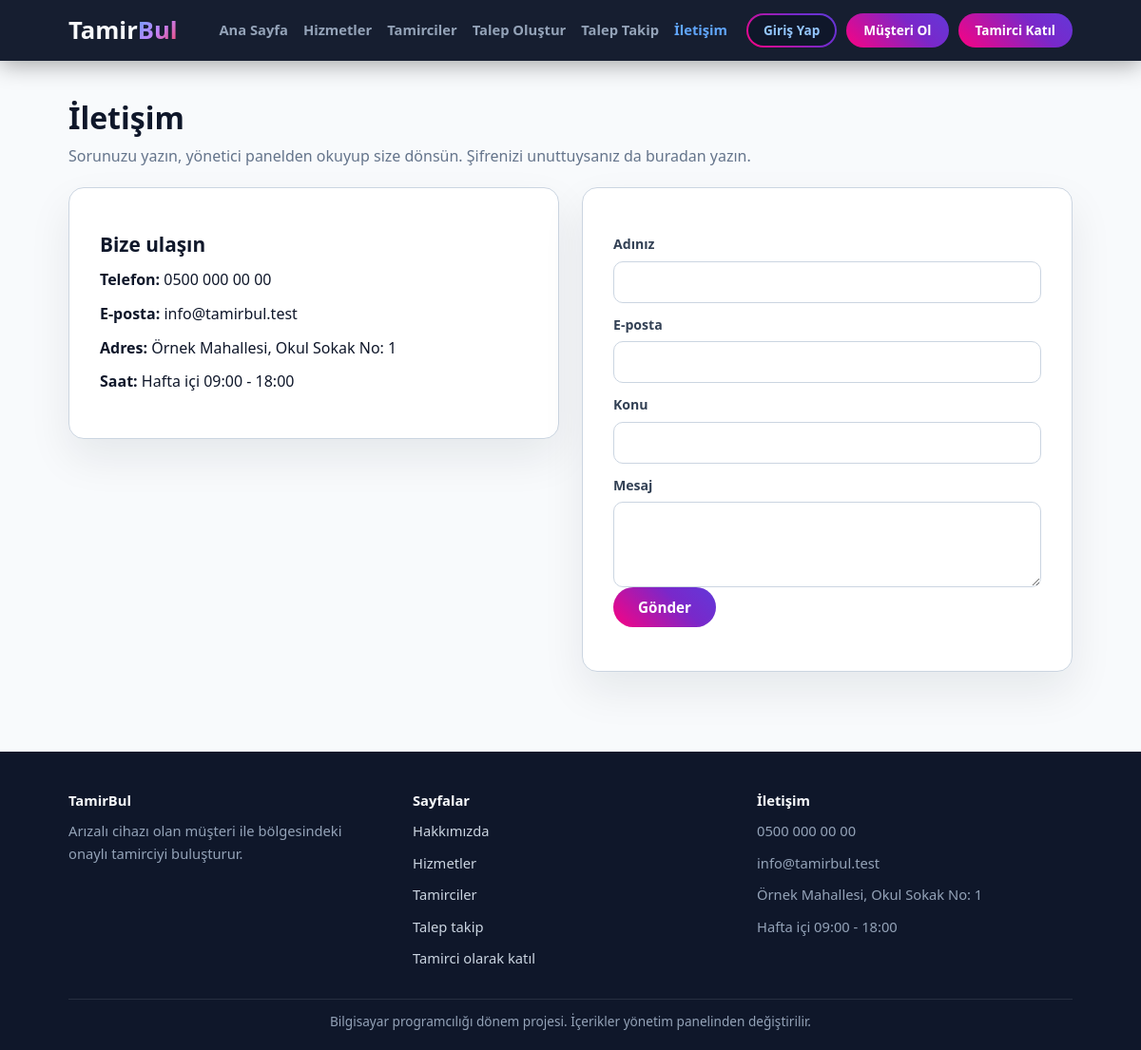
The page /iletisim.php on the database its author committed.
### tables this page shows
CREATE TABLE site_ayarlari (
    id INT AUTO_INCREMENT PRIMARY KEY,  
    anahtar VARCHAR(50) NOT NULL UNIQUE,  
    deger TEXT NOT NULL,  
    etiket VARCHAR(100) NOT NULL DEFAULT ''  
);

### ortak/hazirla.php (called while the page is built, shortened)
<?php
if (is_dir("ortak")) {
    $kok = "";
} else {
    $kok = "../";
}
include __DIR__ . "/baglanti.php";
include __DIR__ . "/guvenlik.php";

### ortak/baglanti.php (called while the page is built, shortened)
<?php
$baglanti = mysqli_connect("127.0.0.1", "root", "", "tamirbul");
$veritabani_hazir = ($baglanti != false);
if ($veritabani_hazir) {
    mysqli_set_charset($baglanti, "utf8mb4");
}
function sorgula($sorgu) {
    global $baglanti;
    return mysqli_query($baglanti, $sorgu);
}
function satirlar($sorgu) {
    $liste = array();
    $sonuc = sorgula($sorgu);
    while ($sonuc && $satir = mysqli_fetch_assoc($sonuc)) {
        $liste[] = $satir;
    }
    return $liste;
}
function tek_satir($sorgu) {
    $liste = satirlar($sorgu);
    return $liste[0];
}
function temizle($yazi) {
    global $baglanti;
    return mysqli_real_escape_string($baglanti, $yazi);
}
function ayar_getir($anahtar, $yoksa_bu) {
    $satir = tek_satir("SELECT deger FROM site_ayarlari WHERE anahtar = '" . temizle($anahtar) . "'");
    return $satir["deger"];
}

### ortak/guvenlik.php (called while the page is built, shortened)
<?php
function giris_yapildi_mi() {
    return isset($_SESSION["kullanici_id"]);
}
function formdan_al($ad) {
    return "";
}
function temiz_yaz($metin) {
    return htmlspecialchars($metin, ENT_QUOTES, "UTF-8");
}

### iletisim.php (the view, shortened to what this page needs)
<?php
include "ortak/hazirla.php";
$ad = formdan_al("ad");
$eposta = formdan_al("eposta");
$konu = formdan_al("konu");
$mesaj = formdan_al("mesaj");
include "ortak/baslik.php";
?>
<section class="sayfa">
    <div class="kapsayici">
        <h1>İletişim</h1>
        <p class="giris-metni">Sorunuzu yazın, yönetici panelden okuyup size dönsün. Şifrenizi unuttuysanız da buradan yazın.</p>
        <?php include "ortak/mesajlar.php"; ?>
        <div class="yan-yana">
            <div class="bilgi-kutu">
                <h2>Bize ulaşın</h2>
                <p><strong>Telefon:</strong> <?php echo temiz_yaz(ayar_getir("telefon", "")); ?></p>
                <p><strong>E-posta:</strong> <?php echo temiz_yaz(ayar_getir("eposta", "")); ?></p>
                <p><strong>Adres:</strong> <?php echo temiz_yaz(ayar_getir("adres", "")); ?></p>
                <p><strong>Saat:</strong> <?php echo temiz_yaz(ayar_getir("calisma_saatleri", "")); ?></p>
            </div>
            <form class="form-kutu" method="post" action="iletisim.php">
                <label for="ad">Adınız</label>
                <input id="ad" name="ad" type="text" value="<?php echo temiz_yaz($ad); ?>">
                <label for="eposta">E-posta</label>
                <input id="eposta" name="eposta" type="text" value="<?php echo temiz_yaz($eposta); ?>">
                <label for="konu">Konu</label>
                <input id="konu" name="konu" type="text" value="<?php echo temiz_yaz($konu); ?>">
                <label for="mesaj">Mesaj</label>
                <textarea id="mesaj" name="mesaj"><?php echo temiz_yaz($mesaj); ?></textarea>
                <p><button class="btn btn-primary" type="submit">Gönder</button></p>
            </form>
        </div>
    </div>
</section>
<?php
include "ortak/altlik.php";
?>

### ortak/baslik.php (shortened to what this page needs)
<?php
$site_adi = ayar_getir("site_adi", "TamirBul");
$logo_on = mb_substr($site_adi, 0, 5, "UTF-8");
$logo_arka = mb_substr($site_adi, 5, null, "UTF-8");
$acik_dosya = basename($_SERVER["PHP_SELF"]);
$menu_linkleri = array(
    "index.php" => "Ana Sayfa",
    "hizmetler.php" => "Hizmetler",
    "tamirciler.php" => "Tamirciler",
    "talep-olustur.php" => "Talep Oluştur",
    "talep-takip.php" => "Talep Takip",
    "iletisim.php" => "İletişim"
);
$panel_adresi = "musteri/panel.php";
$panel_yazisi = "Hesabım";
?>
<!DOCTYPE html>
<html lang="tr">
<head>
    <link rel="stylesheet" href="<?php echo $kok; ?>css/stil.css">
</head>
<body>
    <header class="navbar">
        <div class="container navbar-container">
            <a class="logo" href="<?php echo $kok; ?>index.php">
                <h1><?php echo temiz_yaz($logo_on); ?><span><?php echo temiz_yaz($logo_arka); ?></span></h1>
            </a>
            <div id="menu" class="menu">
                <nav class="nav-menu">
                    <ul>
                        <?php foreach ($menu_linkleri as $dosya => $yazi) { ?>
                            <li><a href="<?php echo $kok . $dosya; ?>" <?php if ($acik_dosya == $dosya && $kok == "") { echo 'class="active"'; } ?>><?php echo $yazi; ?></a></li>
                        <?php } ?>
                    </ul>
                </nav>
                <?php if (giris_yapildi_mi()) { ?>
                    <div class="user-profile-menu">
                        <span class="user-name"><?php echo temiz_yaz($_SESSION["ad"] . " " . $_SESSION["soyad"]); ?></span>
                        <a class="btn btn-sm btn-outline" href="<?php echo $kok . $panel_adresi; ?>"><?php echo $panel_yazisi; ?></a>
                        <a class="btn btn-sm btn-secondary" href="<?php echo $kok; ?>cikis.php">Çıkış Yap</a>
                    </div>
                <?php } else { ?>
                    <div class="auth-buttons">
                        <a class="btn btn-sm btn-outline" href="<?php echo $kok; ?>giris.php">Giriş Yap</a>
                        <a class="btn btn-sm btn-primary" href="<?php echo $kok; ?>musteri-kayit.php">Müşteri Ol</a>
                        <a class="btn btn-sm btn-secondary" href="<?php echo $kok; ?>tamirci-kayit.php">Tamirci Katıl</a>
                    </div>
                <?php } ?>
            </div>
        </div>
    </header>
    <main>

### ortak/altlik.php (shortened to what this page needs)
<?php
$alt_site_adi = ayar_getir("site_adi", "TamirBul");
$alt_aciklama = ayar_getir("altlik_aciklama", "");
$alt_telefon = ayar_getir("telefon", "");
$alt_eposta = ayar_getir("eposta", "");
$alt_adres = ayar_getir("adres", "");
$alt_saat = ayar_getir("calisma_saatleri", "");
$alt_not = ayar_getir("altlik_not", "");
?>
    </main>
    <footer class="footer">
        <div class="container footer-container">
            <div>
                <strong><?php echo temiz_yaz($alt_site_adi); ?></strong>
                <p><?php echo temiz_yaz($alt_aciklama); ?></p>
            </div>
            <div>
                <strong>Sayfalar</strong>
                <p><a href="<?php echo $kok; ?>hakkimizda.php">Hakkımızda</a></p>
                <p><a href="<?php echo $kok; ?>hizmetler.php">Hizmetler</a></p>
                <p><a href="<?php echo $kok; ?>tamirciler.php">Tamirciler</a></p>
                <p><a href="<?php echo $kok; ?>talep-takip.php">Talep takip</a></p>
                <p><a href="<?php echo $kok; ?>tamirci-kayit.php">Tamirci olarak katıl</a></p>
            </div>
            <div>
                <strong>İletişim</strong>
                <p><?php echo temiz_yaz($alt_telefon); ?></p>
                <p><?php echo temiz_yaz($alt_eposta); ?></p>
                <p><?php echo temiz_yaz($alt_adres); ?></p>
                <p><?php echo temiz_yaz($alt_saat); ?></p>
            </div>
        </div>
        <div class="container alt-not">
            <p><?php echo temiz_yaz($alt_not); ?></p>
        </div>
    </footer>
</body>
</html>

### css/stil.css (style rules this page uses)
:root { --primary: #2563eb; --primary-dark: #1d4ed8; --secondary: #10b981; --background: #f8fafc; --text: #0f172a; --text-light: #64748b; --border: #cbd5e1; --navy: #0f172a; --radius-lg: 16px; --radius-sm: 10px; }
* { margin: 0; padding: 0; box-sizing: border-box; }
body { font-family: "Segoe UI", Tahoma, Arial, sans-serif; background: var(--background); color: var(--text); line-height: 1.6; min-height: 100vh; display: flex; flex-direction: column; }
main { flex: 1; }
h1, h2, h3, h4, h5 { line-height: 1.25; }
a { color: var(--primary); }
p { margin-bottom: 10px; }
.container, .kapsayici { width: 88%; max-width: 1200px; margin: 0 auto; }
.btn { display: inline-flex; justify-content: center; align-items: center; position: relative; overflow: hidden; padding: 11px 26px; border: none; border-radius: 40px; text-decoration: none; font-weight: 700; font-size: 0.95rem; font-family: inherit; cursor: pointer; color: #ffffff; z-index: 1; transition: transform 0.3s, box-shadow 0.3s; white-space: nowrap; }
.btn::before { content: ""; position: absolute; top: -2px; left: -2px; right: -2px; bottom: -2px; background: linear-gradient(45deg, #ff007f, #7928ca, #4f46e5, #3b82f6, #00ff87, #ff007f); background-size: 400%; z-index: -1; animation: renkKaydir 6s linear infinite; }
.btn-outline { color: #93c5fd; }
.btn-outline::after { content: ""; position: absolute; top: 2px; left: 2px; right: 2px; bottom: 2px; background: #0f172a; border-radius: 40px; z-index: -1; }
.btn-sm { padding: 7px 18px; font-size: 0.85rem; }
.navbar { background: rgba(15, 23, 42, 0.97); box-shadow: 0 4px 25px rgba(0, 0, 0, 0.35); position: sticky; top: 0; z-index: 1000; }
.navbar-container { display: flex; align-items: center; gap: 20px; padding: 14px 0; }
.logo { text-decoration: none; flex-shrink: 0; }
.logo h1 { font-size: 1.6rem; font-weight: 900; color: #f8fafc; }
.logo span { background: linear-gradient(135deg, #60a5fa, #c084fc, #f43f5e); -webkit-background-clip: text; background-clip: text; -webkit-text-fill-color: transparent; }
.menu { display: flex; align-items: center; flex: 1; gap: 20px; }
.nav-menu { margin-left: auto; }
.nav-menu ul { display: flex; list-style: none; gap: 16px; }
.nav-menu a { color: #94a3b8; text-decoration: none; font-weight: 600; font-size: 0.92rem; }
.nav-menu a:hover, .nav-menu a.active { color: #60a5fa; }
.auth-buttons, .user-profile-menu { display: flex; align-items: center; gap: 10px; }
.auth-card, .request-card, .form-kutu, .bilgi-kutu, .sohbet-karti { width: 100%; max-width: 600px; background: #ffffff; border: 1px solid var(--border); border-radius: var(--radius-lg); box-shadow: 0 20px 45px rgba(15, 23, 42, 0.08); padding: 36px 32px; margin-bottom: 24px; }
label { display: block; font-size: 0.88rem; font-weight: 600; color: #334155; margin-bottom: 6px; }
.form-kutu label { margin-top: 12px; }
input[type="text"], input[type="email"], input[type="tel"], input[type="password"], input[type="number"], input[type="date"], input[type="time"], input[type="file"], select, textarea { display: block; width: 100%; padding: 11px 14px; border: 1.5px solid var(--border); border-radius: var(--radius-sm); font-size: 0.95rem; font-family: inherit; background: #ffffff; }
textarea { min-height: 90px; }
.dashboard-section, .sayfa { padding: 40px 0 60px 0; }
.dashboard-header h2, .sayfa h1 { font-size: 2rem; margin-bottom: 8px; }
.dashboard-header p, .giris-metni { color: var(--text-light); margin-bottom: 20px; }
.sayfa h2 { font-size: 1.3rem; margin: 10px 0 12px 0; }
.yan-yana { display: flex; gap: 24px; align-items: flex-start; }
.yan-yana > * { flex: 1; }
.footer { background: var(--navy); color: #94a3b8; padding: 40px 0 10px 0; font-size: 0.92rem; }
.footer a { color: #cbd5e1; text-decoration: none; }
.footer strong { color: #f8fafc; display: block; margin-bottom: 8px; }
.footer-container { display: flex; gap: 30px; }
.footer-container > div { flex: 1; }
.alt-not { border-top: 1px solid rgba(255, 255, 255, 0.1); margin-top: 20px; padding-top: 12px; text-align: center; font-size: 0.85rem; }

### rows shown on the page
site_ayarlari: deger "Tamir", deger "Bul", deger "TamirBul"
site_ayarlari: deger "0500 000 00 00"
site_ayarlari: deger "info@tamirbul.test"
site_ayarlari: deger "Örnek Mahallesi, Okul Sokak No: 1"
site_ayarlari: deger "Hafta içi 09:00 - 18:00"
site_ayarlari: deger "Arızalı cihazı olan müşteri ile bölgesindeki onaylı tamirciyi buluşturur."
site_ayarlari: deger "Bilgisayar programcılığı dönem projesi. İçerikler yönetim panelinden değiştirilir."

### other values the page prints
$yazi "Ana Sayfa"
$yazi "Hizmetler"
$yazi "Tamirciler"
$yazi "Talep Oluştur"
$yazi "Talep Takip"
$yazi "İletişim"
